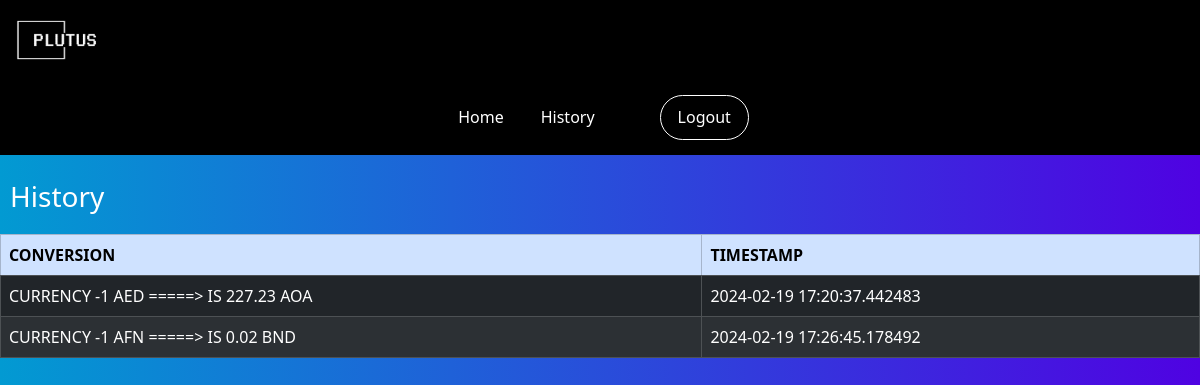
The page /history (signed in) on the database as committed earlier.
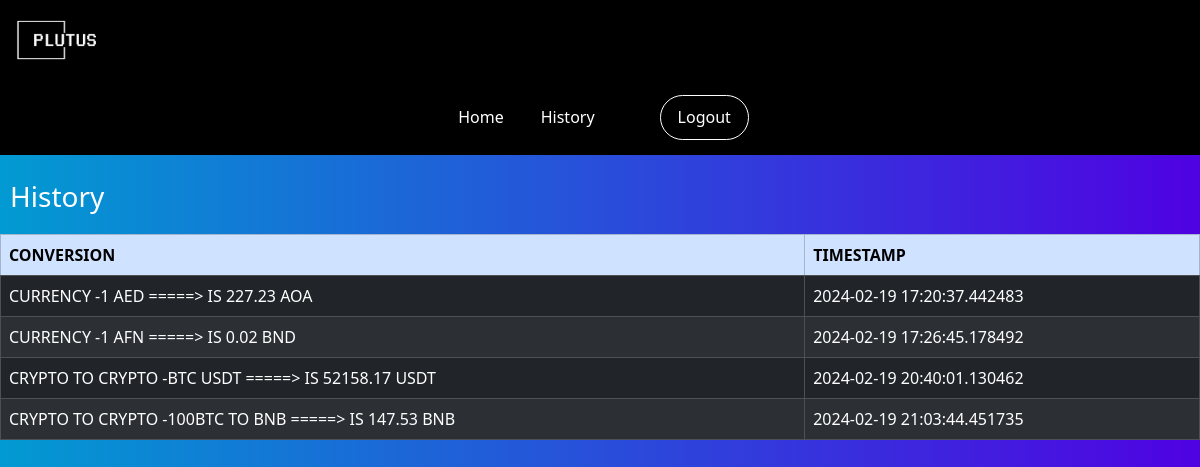
The same page on the database as committed later.
### tables this page shows
CREATE TABLE "conv" (
	"name"	BLOB,
	"conerter"	BLOB,
	"time"	BLOB
);

### app.py (the view)
@app.route("/history",methods =["POST","GET"])
def history():
	if request.method == "GET":
		name = session["user"]
		conn = sqlite3.connect("database.db")
		cur = conn.cursor()
		cur.execute("SELECT conerter,time FROM conv WHERE name ='{}'".format(name))
		data = cur.fetchall()
		print(data)
		if name == session["user"]:
			return render_template("history.html",data_list = data)
		else:
			return "404"
	else:
		return "ERROR!"

### templates/history.html (shortened to what this page needs)
<!DOCTYPE html>
<html lang="en">
  <head>
    <link
      href="https://cdn.jsdelivr.net/npm/bootstrap@5.3.2/dist/css/bootstrap.min.css"
      rel="stylesheet"
    />
  </head>
  <body>
    <div class="nav">
      <img
        src="static/logo1.png"
        alt="logo"
        style="height: 50px; width: 100px; margin: 15px"
      />
      <div class="navitem">
        <form action="/home" method="post"><button   style="
              background-color: rgb(0, 0, 0, 0);
              border: 0.5px solid rgb(0, 0, 0, 0);
              color:white;
            "><h6 style="margin: 15px; color: white">Home</h6></button></form>
        <a href="/history"
          ><h6 style="margin: 15px; color: white">History</h6></a
        >
        <a href="/logout">
          <h6
            style="
              margin: 15px;
              background-color: rgb(198, 41, 41, 0);
              color: aliceblue;
              align-items: center;
              padding: 10px;
              border: 1px solid white;
              border-radius: 30px;
              margin-left: 50px;
            "
            id="out"
          >
          <form action="/logout" method="post"><button   style="
              background-color: rgb(0, 0, 0, 0);
              border: 0.5px solid rgb(0, 0, 0, 0);
              color:white;
            ">Logout</button></form>
          </h6>
        </a>
      </div>
    </div>
<h3 style="margin-top: 100px; color: white; margin-left: 10px;">History</h3>
<table class="table table-dark table-striped table-bordered table-hover" style="margin-top: 20px; padding:10px;">
  <thead class="table-primary">
    <tr>
      <th scope="col">CONVERSION</th>
      <th scope="col">TIMESTAMP</th>
    </tr>
  </thead>
  <tbody>
    <tr>
      {% for d in data_list %}
        <tr>
            <td>{{d[0]}}</td>
            <td>{{d[1]}}</td>
        </tr>
      {% endfor %}
    </tr>
  </tbody>
</table>
  </body>
</html>

### templates/history.html (style rules this page uses)
a:link { color: rgb(255, 255, 255, 0); }
.nav .navitem { list-style: none; display: flex; justify-content: center; align-items: center; margin-left:0px; width: 100%; background-color: rgb(0, 0, 0); flex-wrap: wrap; flex-shrink: 100px; }
a { list-style: none; }
.nav { background-color: #000000; width: 100%; height: 80px; display: flex; flex-shrink: 200px; flex-direction: row; flex-wrap: wrap; }
body { background: rgb(2, 0, 36); background: linear-gradient(to right, #029ad2, #4f02e2); }

Rows that differ between the two databases and show on the page:
added conv: conerter "CRYPTO TO CRYPTO -BTC USDT =====> IS 52158.17 USDT", time "2024-02-19 20:40:01.130462"
added conv: conerter "CRYPTO TO CRYPTO -100BTC TO BNB =====> IS 147.53 BNB", time "2024-02-19 21:03:44.451735"
